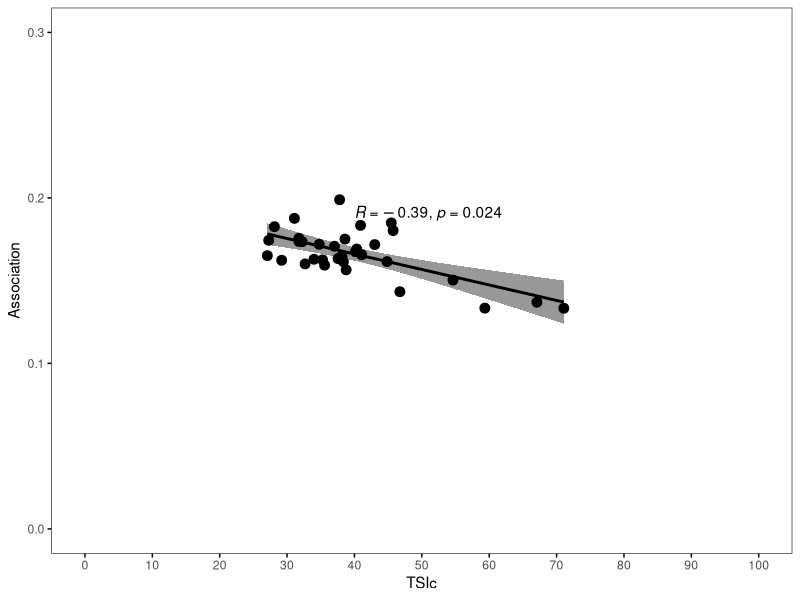
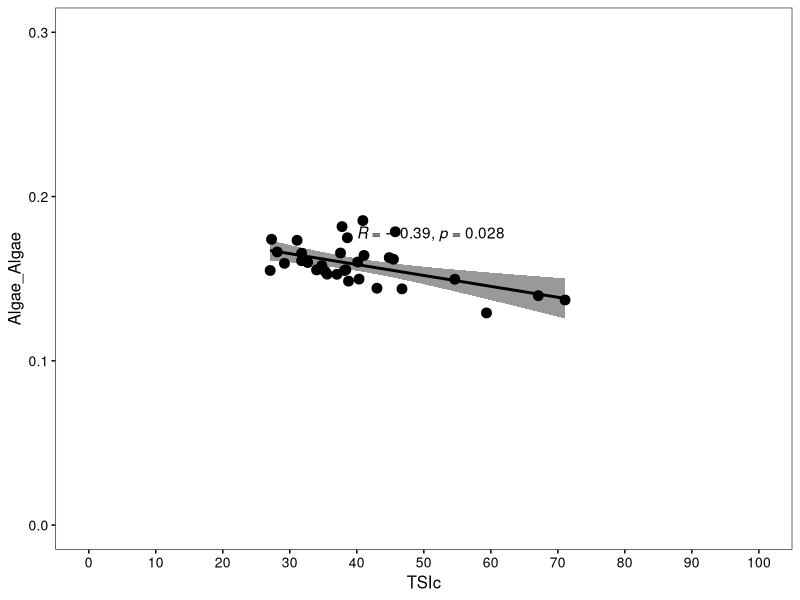
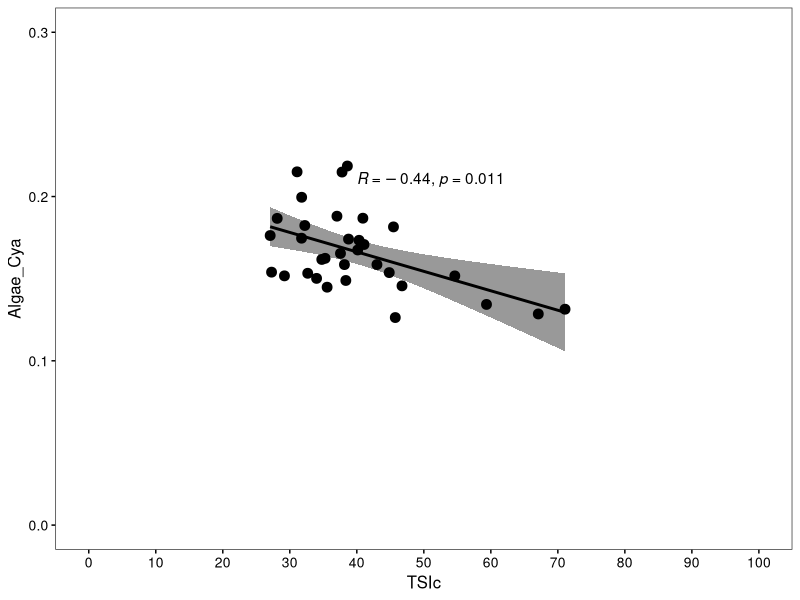
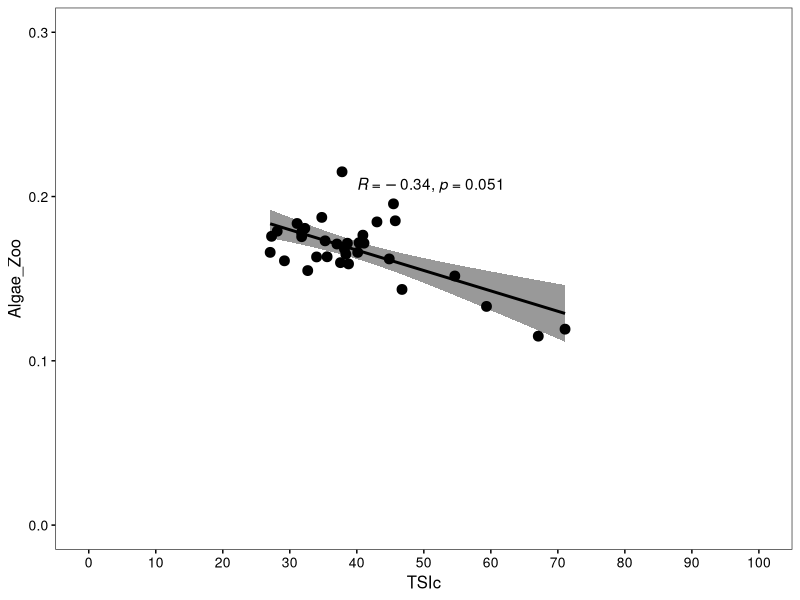
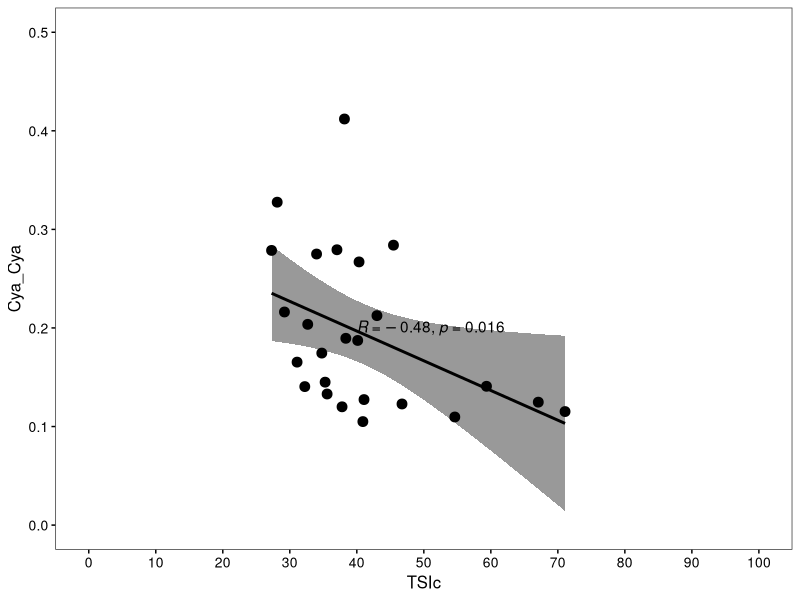
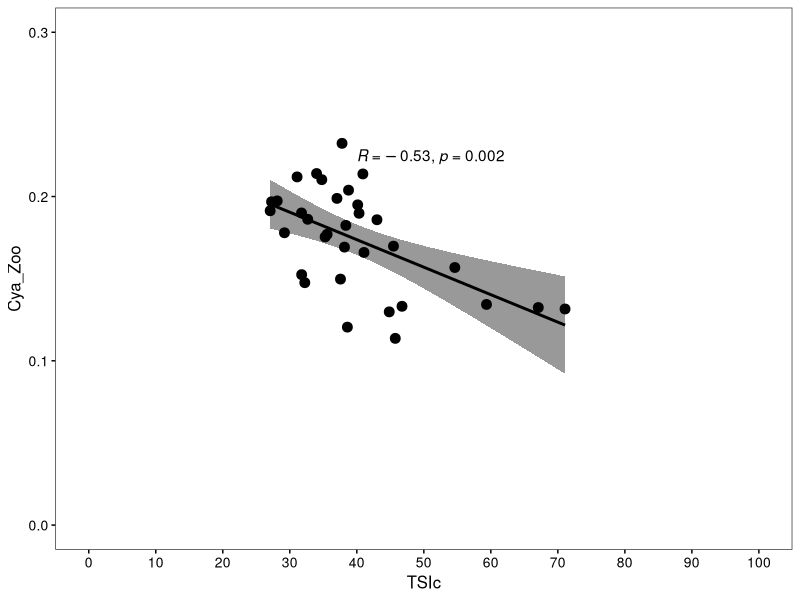
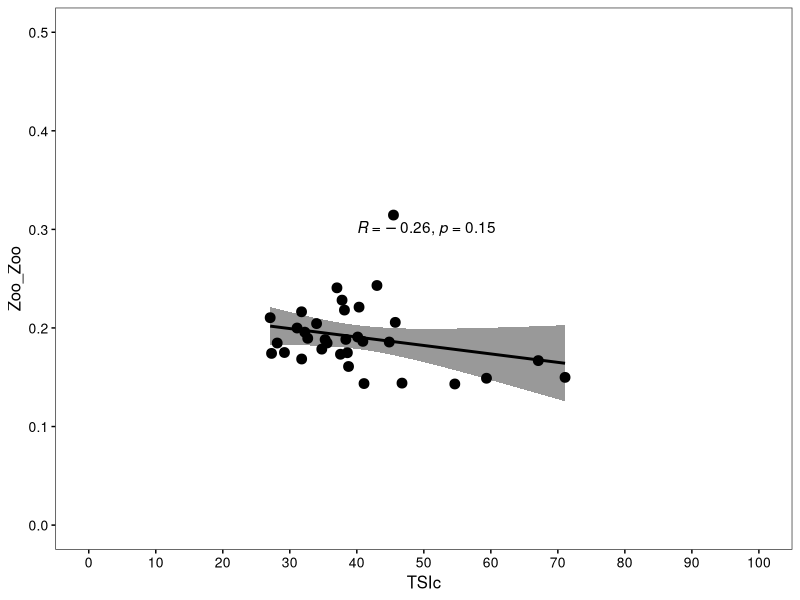
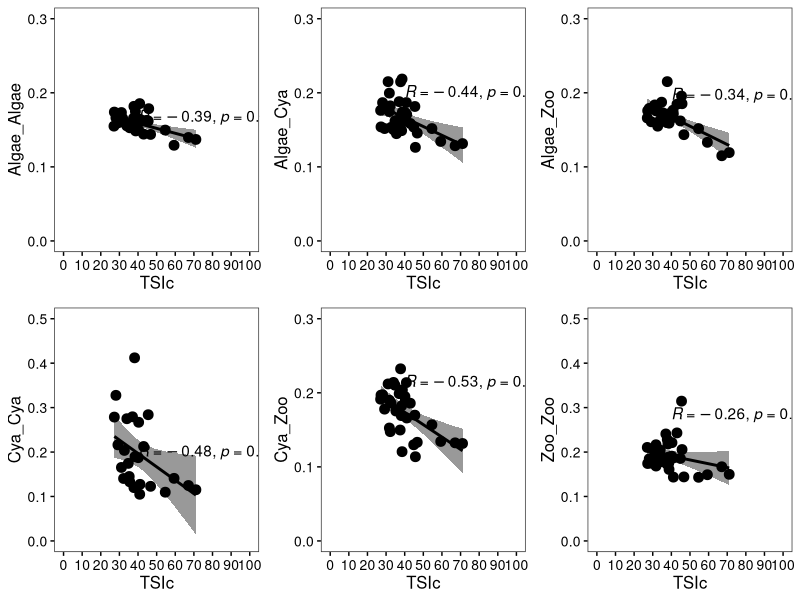

These figures' R source, in order:
library(openxlsx)
library(ggpubr)

association_algae_cya <- read.xlsx('Species association algae cya 20240822.xlsx')
association_algae_cya <- association_algae_cya[1:8]
TSIc_mean <- read.csv('TSIc all mean.csv',header = T)

merge_data <- merge(association_algae_cya,TSIc_mean,by='NewName')

merge_data[is.na(merge_data)]=0

colnames(merge_data)=c('Lake',
                       'Algae_Algae','Algae_Cya',
                       'Algae_Zoo','Cya_Cya',
                       'Cya_Zoo','Zoo_Zoo',
                       'Association','TSIc')
#for Cya_Cya some lakes had no value, only 25 lakes got values
merge_data_cya <- subset(merge_data,Cya_Cya!=0)

library(ggpubr)
p1 <- ggscatter(merge_data,x='TSIc',y='Association',color = 'black',
                size = 3,add = "reg.line", conf.int = TRUE,
                ylim=c(0,0.3),xlim=c(0,100),ggtheme = theme_bw(),legend='bottom')+
  stat_cor(method = 'spearman', label.x = 40)+
  scale_y_continuous(expand = c(0.05, 0))+
  scale_x_continuous(expand=c(0.05,0),breaks = c(0,10,20,30,40,50,60,70,80,90,100))+
  rremove('grid')
p1

pp8 <- ggscatter(merge_data,x='TSIc',y='Algae_Algae',color = 'black',
                 size = 3,add = "reg.line", conf.int = TRUE,
                 ylim=c(0,0.3),xlim=c(0,100),ggtheme = theme_bw(),legend='bottom')+
  stat_cor(method = 'spearman', label.x = 40)+
  scale_y_continuous(expand = c(0.05, 0))+
  scale_x_continuous(expand=c(0.05,0),breaks = c(0,10,20,30,40,50,60,70,80,90,100))+
  theme(axis.text.x = element_text(size = 10,color = 'black'),
        axis.text.y = element_text(size = 10,color = 'black'),
        axis.title = element_text(size = 12))+
  rremove('grid')
pp8

pp9 <- ggscatter(merge_data,x='TSIc',y='Algae_Cya',color = 'black',
                 size = 3,add = "reg.line", conf.int = TRUE,
                 ylim=c(0,0.3),xlim=c(0,100),ggtheme = theme_bw(),legend='bottom')+
  stat_cor(method = 'spearman', label.x = 40)+
  scale_y_continuous(expand = c(0.05, 0))+
  scale_x_continuous(expand=c(0.05,0),breaks = c(0,10,20,30,40,50,60,70,80,90,100))+
  theme(axis.text.x = element_text(size = 10,color = 'black'),
        axis.text.y = element_text(size = 10,color = 'black'),
        axis.title = element_text(size = 12))+
  rremove('grid')
pp9

pp10 <- ggscatter(merge_data,x='TSIc',y='Algae_Zoo',color = 'black',
                 size = 3,add = "reg.line", conf.int = TRUE,
                 ylim=c(0,0.3),xlim=c(0,100),ggtheme = theme_bw(),legend='bottom')+
  stat_cor(method = 'spearman', label.x = 40)+
  scale_y_continuous(expand = c(0.05, 0))+
  scale_x_continuous(expand=c(0.05,0),breaks = c(0,10,20,30,40,50,60,70,80,90,100))+
  theme(axis.text.x = element_text(size = 10,color = 'black'),
        axis.text.y = element_text(size = 10,color = 'black'),
        axis.title = element_text(size = 12))+
  rremove('grid')
pp10

pp11 <- ggscatter(merge_data_cya,x='TSIc',y='Cya_Cya',color = 'black',
                 size = 3,add = "reg.line", conf.int = TRUE,
                 ylim=c(0,0.5),xlim=c(0,100),ggtheme = theme_bw(),legend='bottom')+
  stat_cor(method = 'spearman', label.x = 40,label.y = 0.2)+
  scale_y_continuous(expand = c(0.05, 0))+
  scale_x_continuous(expand=c(0.05,0),breaks = c(0,10,20,30,40,50,60,70,80,90,100))+
  theme(axis.text.x = element_text(size = 10,color = 'black'),
        axis.text.y = element_text(size = 10,color = 'black'),
        axis.title = element_text(size = 12))+
  rremove('grid')
pp11

pp12 <- ggscatter(merge_data,x='TSIc',y='Cya_Zoo',color = 'black',
                 size = 3,add = "reg.line", conf.int = TRUE,
                 ylim=c(0,0.3),xlim=c(0,100),ggtheme = theme_bw(),legend='bottom')+
  stat_cor(method = 'spearman', label.x = 40)+
  scale_y_continuous(expand = c(0.05, 0))+
  scale_x_continuous(expand=c(0.05,0),breaks = c(0,10,20,30,40,50,60,70,80,90,100))+
  theme(axis.text.x = element_text(size = 10,color = 'black'),
        axis.text.y = element_text(size = 10,color = 'black'),
        axis.title = element_text(size = 12))+
  rremove('grid')
pp12

pp13 <- ggscatter(merge_data,x='TSIc',y='Zoo_Zoo',color = 'black',
                 size = 3,add = "reg.line", conf.int = TRUE,
                 ylim=c(0,0.5),xlim=c(0,100),ggtheme = theme_bw(),legend='bottom')+
  stat_cor(method = 'spearman', label.x = 40)+
  scale_y_continuous(expand = c(0.05, 0))+
  scale_x_continuous(expand=c(0.05,0),breaks = c(0,10,20,30,40,50,60,70,80,90,100))+
  theme(axis.text.x = element_text(size = 10,color = 'black'),
        axis.text.y = element_text(size = 10,color = 'black'),
        axis.title = element_text(size = 12))+
  rremove('grid')
pp13


ppp3 <- ggarrange(  pp8,
                   pp9,
                   pp10,
                   pp11,
                   pp12,
                   pp13,
                   ncol = 3,
                   nrow = 2,
                   align = c('hv'),
                   widths =c(8,8),##left right figue width
                   heights = c(6,6),
                   font.label = list(size = 14,
                                     color = "black",
                                     face = "bold", 
                                     family = NULL),
                   legend = NULL)
ppp3


